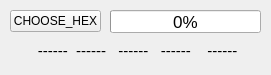
<?xml version="1.0" encoding="UTF-8"?>
<ui version="4.0">
 <class>MainWindow</class>
 <widget class="QMainWindow" name="MainWindow">
  <property name="geometry">
   <rect>
    <x>0</x>
    <y>0</y>
    <width>271</width>
    <height>75</height>
   </rect>
  </property>
  <property name="windowTitle">
   <string>McuBurner</string>
  </property>
  <widget class="QWidget" name="centralwidget">
   <widget class="QToolButton" name="btn_choose_hex">
    <property name="geometry">
     <rect>
      <x>10</x>
      <y>10</y>
      <width>91</width>
      <height>22</height>
     </rect>
    </property>
    <property name="font">
     <font>
      <pointsize>9</pointsize>
     </font>
    </property>
    <property name="text">
     <string>CHOOSE_HEX</string>
    </property>
   </widget>
   <widget class="QProgressBar" name="cur_progress">
    <property name="geometry">
     <rect>
      <x>110</x>
      <y>10</y>
      <width>151</width>
      <height>23</height>
     </rect>
    </property>
    <property name="font">
     <font>
      <pointsize>13</pointsize>
     </font>
    </property>
    <property name="value">
     <number>0</number>
    </property>
   </widget>
   <widget class="QLabel" name="lb_show">
    <property name="geometry">
     <rect>
      <x>10</x>
      <y>40</y>
      <width>251</width>
      <height>21</height>
     </rect>
    </property>
    <property name="font">
     <font>
      <pointsize>11</pointsize>
     </font>
    </property>
    <property name="text">
     <string> ------  ------   ------   ------    ------</string>
    </property>
    <property name="alignment">
     <set>Qt::AlignCenter</set>
    </property>
   </widget>
  </widget>
 </widget>
 <resources/>
 <connections/>
</ui>
